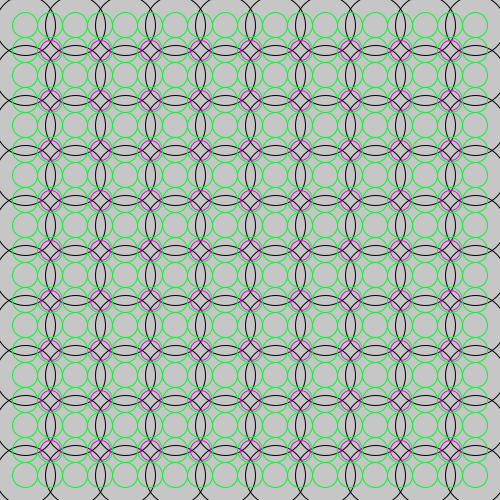
Frame 1 (no input)
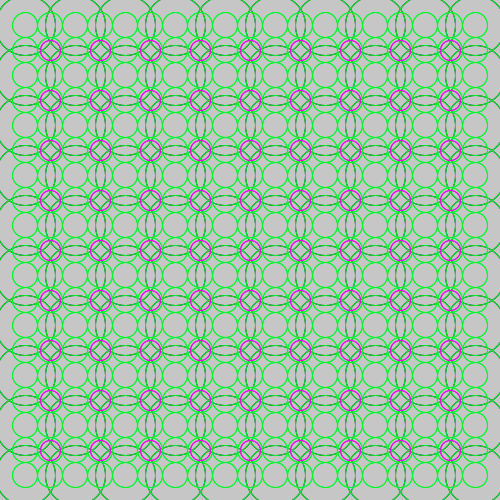
Frame 2 (the mouse pressed at the canvas centre, redrawn once)

The Processing sketch that drew these frames (run headless with seeded random() and noise(); the mouse was pressed at the canvas centre and the sketch redrawn once):

// Processing sketch: processing_97490
// ── processing_97490.pde

void setup ()
{
 
 size(500,500);
background(#C6C6C6);
noLoop();
  
}

void draw ()

{
noFill();


 
 for (int posx = 25; posx <= 475; posx = posx+50)
 for ( int posy = 25; posy <= 475; posy = posy+50)
 
 {ellipse (posx,posy,60,60);}
 
 noFill();
 stroke(#EA05E7);
  for (int posx = 50; posx <= 475; posx = posx+50)
 for ( int posy = 50; posy <= 475; posy = posy+50)

{ellipse (posx,posy,20,20);}


noFill();
 stroke(#07F530);

 for (int posx = 25; posx <= 475; posx = posx+25)
 for ( int posy = 25; posy <= 475; posy = posy+25)
 
 {ellipse (posx,posy,25,25);}
 
  
}
